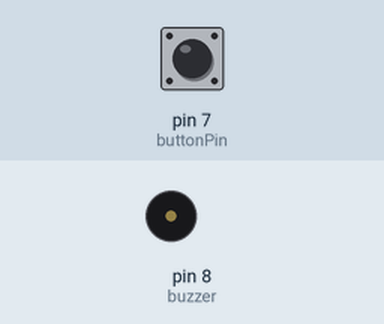
Simulated run of this sketch. Board: Arduino Uno, built with avr-gcc and run on an emulated ATmega328P. On the bench: buzzer (waves = sounding). The test bench sets the inputs (shaded band); at power-on: pin 7 (buttonPin) HIGH.

Above: at 1.2 s.
1.3 s: pin 7 (buttonPin) pulled LOW for 0.15 s
At 3.0 s:
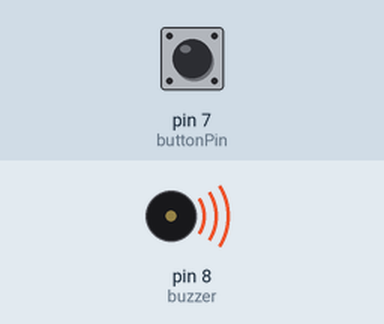
4.4 s: pin 7 (buttonPin) pulled LOW for 1 s
8.3 s: pin 7 (buttonPin) pulled LOW for 3.2 s
Timing chart, 0 to 13.4 s (numbered marks = the images above; inputs shaded):
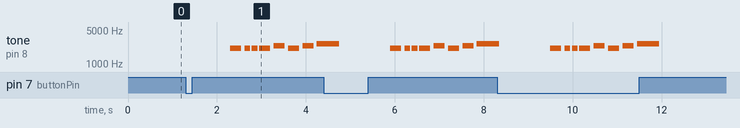

The sketch:

sound.ino
```cpp
// Sound V1
#define buzzer 8
#include "pitches.h"


// notes in the melody:
int melody[] = {
  NOTE_C7, NOTE_C7, NOTE_C7, NOTE_C7, NOTE_D7, NOTE_C7, NOTE_D7, NOTE_E7
};

// note durations: 4 = quarter note, 8 = eighth note, etc.:
int noteDurations[] = {
  4, 8, 8, 4, 4, 4, 4, 2
};

const int buttonPin = 7;
const unsigned long durance = 1000;         // on time in milliseconds
unsigned long lastMillis;                   // stores the timestamp when the button gets pressed
bool isOn = false;                          // stores if the pixel is currently on (... if the effect runs)

void setup() {
  pinMode(buttonPin, INPUT_PULLUP);   // if you don't have external resistors use the internal pullups with reversed logic
  pinMode(buzzer, OUTPUT);
}

void loop() {
    if (!digitalRead(buttonPin) && !isOn)         // check for button press to GND (inversed - therefore the !)
  {
    Serial.println(F("Switch on by button press"));
    isOn = true;
    lastMillis = millis();

    }


  if (millis() - lastMillis >= durance && isOn ) // Check for time out
  {
    Serial.println(F("Switch off by time"));
    isOn = false;

        //VICTORY MELODY
    for (int thisNote = 0; thisNote < 8; thisNote++) {
      int noteDuration = 1000 / noteDurations[thisNote];
      tone(8, melody[thisNote], noteDuration);
      // to distinguish the notes, set a minimum time between them.
      // the note's duration + 30% seems to work well:
      int pauseBetweenNotes = noteDuration * 1.30;
      delay(pauseBetweenNotes);

    }
    // stop the tone playing:
      noTone(8);
  }

  }
```

Measured:
- after the input at 1.3 s, tone on pin 8 (buzzer): plays 2093 Hz for 0.25 s, 2093 Hz for 0.13 s, 2093 Hz for 0.13 s, 2093 Hz for 0.25 s, 2349 Hz for 0.25 s, 2093 Hz for 0.25 s … (8 notes in this stretch), starting after 1.0 s
